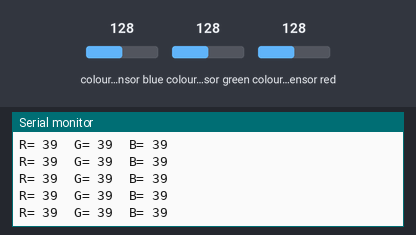
The sketch below on a simulated Arduino Mega 2560, built with avr-gcc and run on an emulated ATmega2560. On the bench: the last lines printed to the serial monitor. Wiring (inferred from the names in the program): TCS3200 colour sensor: output pin 8; S2 pin 6; S3 pin 7; S0 pin 4; S1 pin 5. The test bench sets the inputs (shaded band); at power-on: colour sensor blue 128, colour sensor green 128, colour sensor red 128.

Above: at 1.2 s.
1.3 s: colour sensor blue set to 5
At 2.2 s:
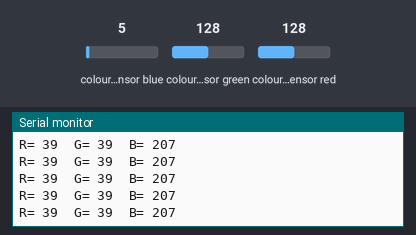
4.3 s: colour sensor green set to 5
At 5.1 s:
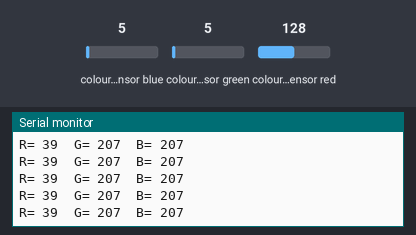
7.3 s: colour sensor blue set to 64
At 7.8 s:
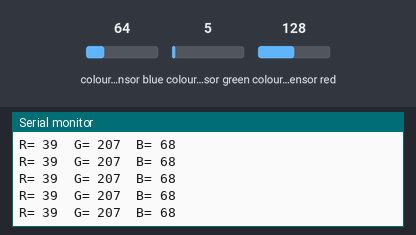
10.3 s: colour sensor red set to 5
At 11.0 s:
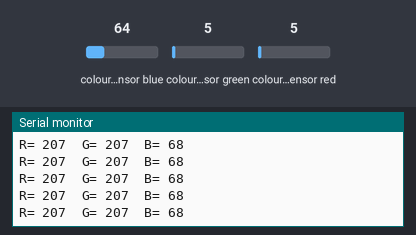
Timing chart, 0 to 13.3 s (numbered marks = the images above; inputs shaded):
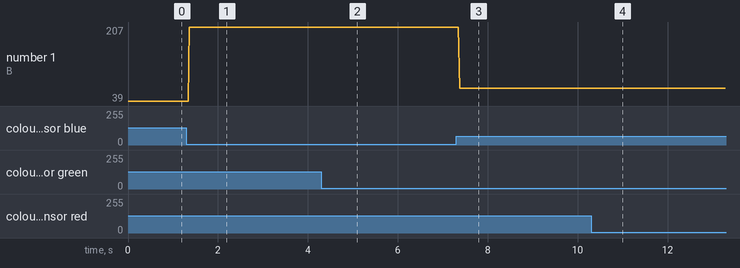

The sketch:

color.ino
```cpp
#define S0 4
#define S1 5
#define S2 6
#define S3 7
#define sensorOut 8

#define R_H 440
#define R_L 32
#define G_H 377
#define G_L 35
#define B_H 111
#define B_L 2

int frequency = 0;
int frequency_R, frequency_G, frequency_B = 0;

int redJun, greenJun, blueJun = 0;

int maxi=0;

void setup() {
  pinMode(S0, OUTPUT);
  pinMode(S1, OUTPUT);
  pinMode(S2, OUTPUT);
  pinMode(S3, OUTPUT);
  pinMode(sensorOut, INPUT);
  // Setting frequency-scaling to 20%
  digitalWrite(S0, HIGH);
  digitalWrite(S1, LOW);
  Serial.begin(9600);
}
void loop() {
colorJunction();

}

void colorJunction(){
   // Setting red filtered photodiodes to be read
  digitalWrite(S2, LOW);
  digitalWrite(S3, LOW);
  // Reading the output frequency
  frequency = pulseIn(sensorOut, LOW);
  //Remaping the value of the frequency to the RGB Model of 0 to 255
 // frequency = map(frequency, R_H, R_L, 0, 255);
  frequency_R = frequency;
  // Printing the value on the serial monitor
  Serial.print("R= ");//printing name
  Serial.print(frequency);//printing RED color frequency
  Serial.print("  ");
  delay(1);


  // Setting Green filtered photodiodes to be read
  digitalWrite(S2, HIGH);
  digitalWrite(S3, HIGH);
  // Reading the output frequency
  frequency = pulseIn(sensorOut, LOW);
  //Remaping the value of the frequency to the RGB Model of 0 to 255
 // frequency = map(frequency, G_H, G_L, 0, 255);
  frequency_G = frequency;
  // Printing the value on the serial monitor
  Serial.print("G= ");//printing name
  Serial.print(frequency);//printing RED color frequency
  Serial.print("  ");
  delay(1);


  // Setting Blue filtered photodiodes to be read
  digitalWrite(S2, LOW);
  digitalWrite(S3, HIGH);
  // Reading the output frequency
  frequency = pulseIn(sensorOut, LOW);
  //Remaping the value of the frequency to the RGB Model of 0 to 255
 // frequency = map(frequency, B_H, B_L, 0, 255);
  frequency_B = frequency;
  // Printing the value on the serial monitor
  Serial.print("B= ");//printing name
  Serial.print(frequency);//printing RED color frequency
  Serial.println("  ");
  delay(1);

  if (frequency_R > frequency_G && frequency_R > frequency_B) {
    redJun = redJun + 1;

  }
  else if (frequency_G > frequency_R && frequency_G > frequency_B) {
    greenJun = greenJun + 1;

  }
  else if (frequency_B > frequency_G && frequency_B > frequency_R) {
    blueJun = blueJun + 1;

  }
}

void ledOn(){
  maxi=max(max(redJun, greenJun), blueJun);
  if (maxi==redJun){
    digitalWrite(A13,HIGH);
  }
  else if(maxi==greenJun){
    digitalWrite(A11,HIGH);
  }
  else if(maxi==blueJun){
    digitalWrite(A12,HIGH);
  }
}
```

Measured:
- after the input at 1.3 s, the serial monitor: prints a new line after 0.06 s (image 1)
- after the input at 4.3 s, the serial monitor: prints a new line after 0.08 s (image 2)
- after the input at 7.3 s, the serial monitor: prints a new line after 0.07 s (image 3)
- after the input at 10.3 s, the serial monitor: prints a new line after 0.07 s (image 4)
- plotted number 1: 39 → 207 after the input at 1.3 s, 207 → 68 after the input at 7.3 s
